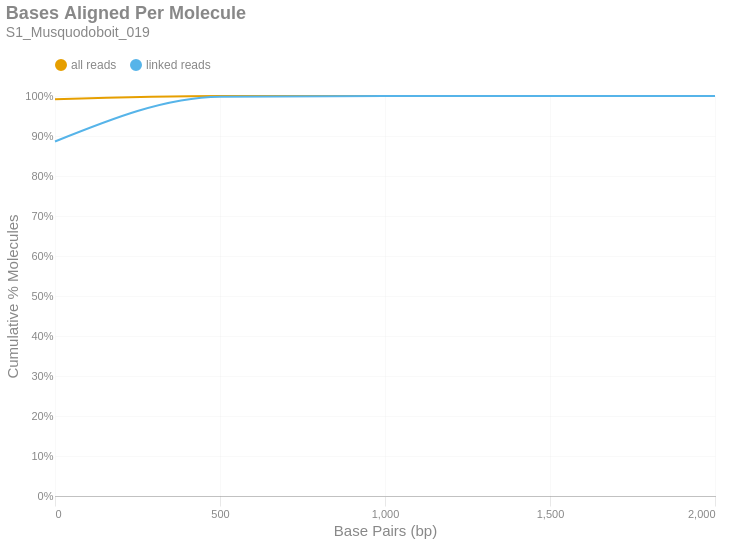

Notebook source saved alongside this figure:
### Markdown cell above
### Bases Aligned Per Molecule
This is a cumulative frequency distribution showing the number of base pairs aligned per unique molecule. These data are shown in 500 bp bins. There are two distributions: one with `all reads` (yellow) and another with only `linked reads` (blue). The percent of molecules in the `linked reads` distribution is relative to the total number of linked molecules.

### Code cell
if SKIPLR:
    print_html(f"Skipped")
else:
    binned_df = consolidated_hist(valids['aligned_bp'], mask, 500, True)
    with SafeRender(binned_df):
        (
            density_plot(binned_df, 'Bases Aligned Per Molecule', samplename, 'basesper')
            .encode(
                x=alt.X('bin:Q', title="Base Pairs (bp)").axis(tickMinStep=500).scale(padding=0),
                y=alt.Y('value:Q', title='Cumulative % Molecules')
                    .axis(format='%')
                    .scale(domain = [0,1])
                    .stack(False),
                color=alt.Color("key:N").scale(domain = ["all reads", "linked reads"]),
                tooltip = [
                    alt.Tooltip("key:N", title = "Data Type"),
                    alt.Tooltip("range_label:N", title="Bases Aligned Per Molecule"),
                    alt.Tooltip("value:Q", format = ".2%", title="% Molecules (Cum.)")
                ]
            )
        ).display()

### Figure 1 — Vega-Lite specification as saved in the notebook (floating-point values rounded to 4 significant figures)
{"width": "container", "height": 400, "config": {"title": {"anchor": "start", "dy": -15, "fontSize": 18, "color": "#888888", "subtitleColor": "#888888", "subtitleFontSize": 14}, "arc": {"fill": "#0072B2"}, "axis": {"domainColor": "#888888", "domainWidth": 0.5, "gridWidth": 0.2, "grid": false, "titleFontWeight": 400, "titleFontSize": 15, "labelFontSize": 11, "labelColor": "#888888", "tickColor": "#888888", "tickWidth": 0.2, "titleColor": "#888888"}, "axisBand": {"grid": false}, "axisX": {"grid": true, "tickSize": 10, "domainCap": "round"}, "axisY": {"domain": false, "grid": true, "tickSize": 0, "domainCap": "round"}, "background": "transparent", "header": {"labelFontSize": 15, "labelColor": "#888888", "titleFontSize": 15, "titleFontWeight": 600, "titleColor": "#888888"}, "legend": {"labelFont": "sans-serif", "labelFontSize": 12, "labelColor": "#888888", "symbolSize": 100, "symbolType": "circle", "titleFontSize": 12, "titlePadding": 10, "titleColor": "#888888", "title": null, "orient": "top"}, "range": {"category": ["#E69F00", "#56B4E9", "#009E73", "#F0E442", "#0072B2", "#D55E00", "#CC79A7", "#000000"], "diverging": ["#cfe8f3", "#a2d4ec", "#73bfe2", "#46abdb", "#1696d2", "#12719e"]}, "area": {"fill": "#0072B2", "fillOpacity": 0.7, "line": true, "strokeOpacity": 0.7}, "line": {"color": "#0072B2", "stroke": "#0072B2", "strokeWidth": 2}, "trail": {"color": "#0072B2", "stroke": "#0072B2", "strokeWidth": 0, "size": 1}, "point": {"filled": true, "fillOpacity": 1.0, "size": 95}, "text": {"color": "#888888", "fontSize": 11, "align": "right", "fontWeight": 400, "size": 11}, "bar": {"fill": "#0072B2", "stroke": null}, "view": {"stroke": null, "continuousWidth": 660, "continuousHeight": 400}}, "data": {"name": "data-a4ce4534f5a1968193865962492a06a8"}, "mark": {"type": "line", "interpolate": "monotone", "point": {"opacity": 0, "size": 275}}, "encoding": {"color": {"field": "key", "scale": {"domain": ["all reads", "linked reads"]}, "type": "nominal"}, "tooltip": [{"field": "key", "title": "Data Type", "type": "nominal"}, {"field": "range_label", "title": "Bases Aligned Per Molecule", "type": "nominal"}, {"field": "value", "format": ".2%", "title": "% Molecules (Cum.)", "type": "quantitative"}], "x": {"axis": {"tickMinStep": 500}, "field": "bin", "scale": {"padding": 0}, "title": "Base Pairs (bp)", "type": "quantitative"}, "y": {"axis": {"format": "%"}, "field": "value", "scale": {"domain": [0, 1]}, "stack": false, "title": "Cumulative % Molecules", "type": "quantitative"}}, "params": [{"name": "param_c36ac31b6afebe62", "select": {"type": "point", "fields": ["key"]}, "bind": "legend"}], "title": {"text": "Bases Aligned Per Molecule", "subtitle": "S1_Musquodoboit_019"}, "transform": [{"fold": ["all reads (cumsum)", "linked reads (cumsum)"]}, {"calculate": "replace(datum.key, ' (cumsum)', '')", "as": "key"}, {"filter": {"param": "param_c36ac31b6afebe62"}}], "usermeta": {"embedOptions": {"downloadFileName": "S1_Musquodoboit_019.basesper"}}, "$schema": "https://vega.github.io/schema/vega-lite/v6.1.0.json", "datasets": {"data-a4ce4534f5a1968193865962492a06a8": [{"bin": "0.0", "interval": "0.0-500.0", "all reads": 0.992, "linked reads": 0.8862, "all reads (cumsum)": 0.992, "linked reads (cumsum)": 0.8862, "range_label": "0-499"}, {"bin": "500.0", "interval": "500.0-1000.0", "all reads": 0.007811, "linked reads": 0.1118, "all reads (cumsum)": 0.9998, "linked reads (cumsum)": 0.998, "range_label": "500-999"}, {"bin": "1000.0", "interval": "1000.0-1500.0", "all reads": 0.0002005, "linked reads": 0.001975, "all reads (cumsum)": 1.0, "linked reads (cumsum)": 1.0, "range_label": "1000-1499"}, {"bin": "1500.0", "interval": "1500.0-2000.0", "all reads": 8.082e-06, "linked reads": 2.477e-05, "all reads (cumsum)": 1.0, "linked reads (cumsum)": 1.0, "range_label": "1500-1999"}, {"bin": "2000.0", "interval": "2000.0-2500.0", "all reads": 7.697e-07, "linked reads": 0.0, "all reads (cumsum)": 1.0, "linked reads (cumsum)": 1.0, "range_label": "2000-2499"}]}}
